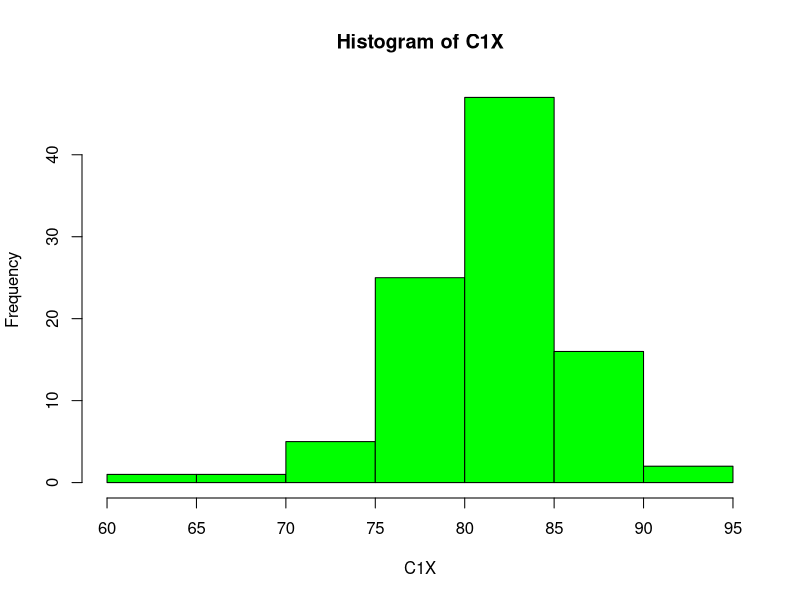
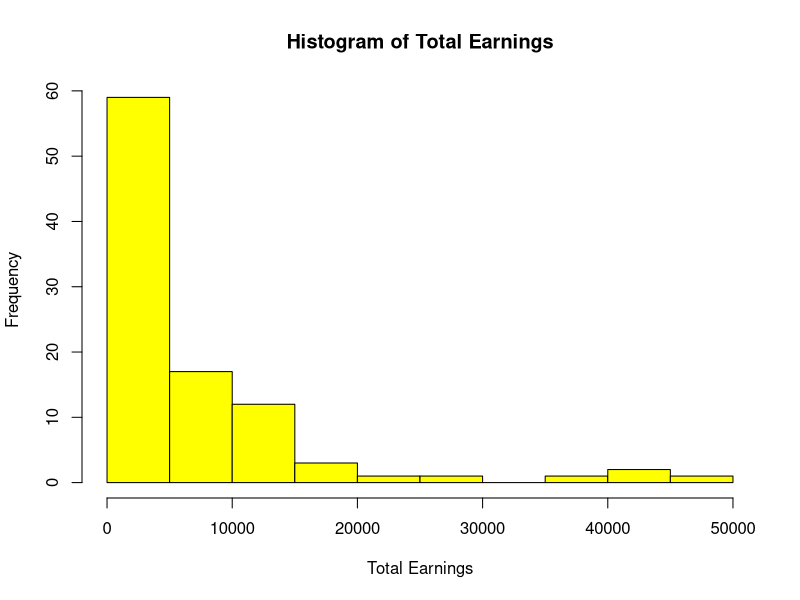

The R source for these figures, in order:
library(readr)
DGPT24 <- read.csv("DGPT24.csv")

class(DGPT24)
summary(DGPT24)
#print(colnames(DGPT24))
      
#changing names of Columns which are possible for better understanding
colnames(DGPT24)[5]<-"parked_%"
colnames(DGPT24)[8]<-"fairway_%"
colnames(DGPT24)[9]<-"scramble_%"

print(colnames(DGPT24))

#Checking the types of Columns especially used in our Research Question

class(DGPT24$birdie_avg)
#as first Column C1X which is numeric and Our 2nd column total_earnings are integer type
class(DGPT24$C1X)
class(DGPT24$total_earnings)


#Now, removing the unrealistic values from Column C1X and total_earnings.
DGPT24 <- DGPT24[DGPT24$C1X >= 0 & DGPT24$C1X <= 100, ]
DGPT24 <- DGPT24[DGPT24$total_earning > 0, ]

#Now check that the data is normal or not
hist(DGPT24$C1X, main="Histogram of C1X", xlab="C1X", col="green", border="black")
hist(DGPT24$total_earnings, main="Histogram of Total Earnings", xlab="Total Earnings", col="yellow", border="black")



